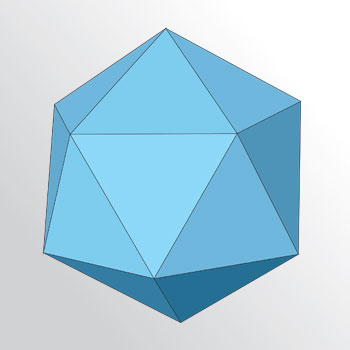
#> input picture Computer Vision 4/Icosahedron.jpg, 350 x 350 px
$ python main.py
#> lines starting #> are read from the running program, lines starting #| are printed output that depends on the picture; after the words box and inside, x2 and y2 are one past the last pixel; in counts of white or black regions, pixels touching at a corner belong together
import cv2
import numpy as np
import matplotlib.pyplot as plt


def detect_lines(image_path, rho, theta, threshold):
    # Read the image
#> called with image_path = 'Icosahedron.jpg', rho = 1, theta = 0.0175, threshold = 50
    img = cv2.imread(image_path)
#> img is the input picture: shape (350, 350, 3); mean B, G, R 226.7, 210.2, 176.5
    gray = cv2.cvtColor(img, cv2.COLOR_BGR2GRAY)
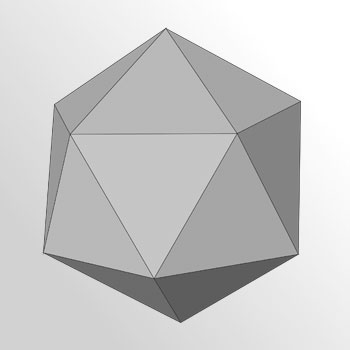
#> gray: shape (350, 350); min 59, max 255, mean 202

    # Apply edge detection using Canny
    edges = cv2.Canny(gray, 50, 150, apertureSize=3)
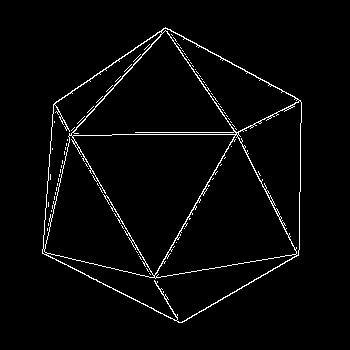
#> edges: shape (350, 350); 2.7% white in thin lines or dots, all inside (x1, y1, x2, y2) = (42, 27, 302, 323)

    # Use HoughLines method to detect lines
    lines = cv2.HoughLines(edges, rho, theta, threshold)
#> lines = 82 rows, first 8: [271, 0.524], [5, 2.62], [142, 0.733], [-53, 2.06], [134, 1.57], [206, 2.04], [60, 0.0698], [-121, 2.55]

    # Draw lines on the original image
    for line in lines:
        rho, theta = line[0]
        a = np.cos(theta)
        b = np.sin(theta)
        x0 = a * rho
        y0 = b * rho
        x1 = int(x0 + 1000 * (-b))
        y1 = int(y0 + 1000 * a)
        x2 = int(x0 - 1000 * (-b))
        y2 = int(y0 - 1000 * a)
        cv2.line(img, (x1, y1), (x2, y2), (0, 0, 255), 2)
#> this loop made 82 passes
#> (rho, theta, a, b, x0, y0, x1, y1) on passes 1 to 12: (271, 0.524, 0.866, 0.5, 234.7, 135.5, -265, 1001), (5, 2.62, -0.866, 0.5, -4.33, 2.5, -504, -863), (142, 0.733, 0.743, 0.669, 105.5, 95.02, -563, 838), (-53, 2.06, -0.469, 0.883, 24.88, -46.8, -858, -516), (134, 1.57, -4.37e-08, 1, -5.86e-06, 134, -1000, 133), (206, 2.04, -0.454, 0.891, -93.52, 183.5, -984, -270), (60, 0.0698, 0.998, 0.0698, 59.85, 4.19, -9, 1001), (-121, 2.55, -0.829, 0.559, 100.3, -67.66, -458, -896), (369, 1.05, 0.5, 0.866, 184.5, 319.6, -681, 819), (115, 0.977, 0.559, 0.829, 64.31, 95.34, -764, 654), (-57, 2.08, -0.485, 0.875, 27.63, -49.85, -846, -534), (-150, 2.67, -0.891, 0.454, 133.7, -68.1, -320, -959)
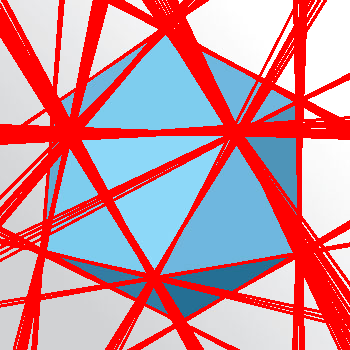
#> img: shape (350, 350, 3); mean B, G, R 152.2, 140.9, 203.5

    # Display the result
    plt.subplot(121), plt.imshow(cv2.cvtColor(edges, cv2.COLOR_BGR2RGB))
    plt.title('Edge Image'), plt.xticks([]), plt.yticks([])

    plt.subplot(122), plt.imshow(cv2.cvtColor(img, cv2.COLOR_BGR2RGB))
    plt.title('Line Detection'), plt.xticks([]), plt.yticks([])

    plt.show()
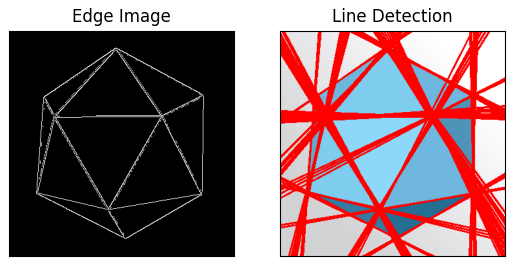
#> figure drawn by matplotlib, 2 panels


def detect_circles(image_path, dp, min_dist, param1, param2, min_radius, max_radius):
    # Read the image
#> called with image_path = 'Icosahedron.jpg', dp = 1, min_dist = 50, param1 = 50, param2 = 30, min_radius = 0, max_radius = 0
    img = cv2.imread(image_path, cv2.IMREAD_COLOR)
    gray = cv2.cvtColor(img, cv2.COLOR_BGR2GRAY)

    # Apply HoughCircles method to detect circles
    circles = cv2.HoughCircles(
        gray,
        cv2.HOUGH_GRADIENT,
        dp=dp,
        minDist=min_dist,
        param1=param1,
        param2=param2,
        minRadius=min_radius,
        maxRadius=max_radius
    )
#> circles = [[172.5, 176.5, 127.5], [195.5, 237.5, 83.4], [171.5, 110.5, 73.2], [241.5, 216.5, 46.3], [109.5, 152.5, 44]]

    if circles is not None:
        circles = np.uint16(np.around(circles))
#> circles = [[172, 176, 128], [196, 238, 83], [172, 110, 73], [242, 216, 46], [110, 152, 44]]
        for i in circles[0, :]:
            # Draw the outer circle
            cv2.circle(img, (i[0], i[1]), i[2], (0, 255, 0), 2)
            # Draw the center of the circle
            cv2.circle(img, (i[0], i[1]), 2, (0, 0, 255), 3)
#> this loop made 5 passes
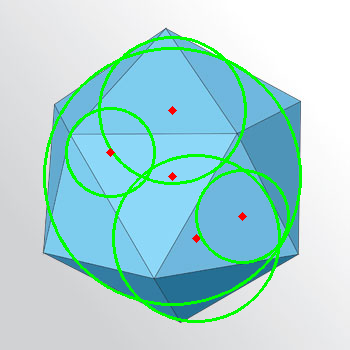
#> img: shape (350, 350, 3); 5.62% of pixels changed, all inside (x1, y1, x2, y2) = (43, 36, 302, 323)

        # Display the result
        plt.imshow(cv2.cvtColor(img, cv2.COLOR_BGR2RGB))
        plt.title('Circle Detection'), plt.xticks([]), plt.yticks([])

        plt.show()
    else:
        print("No circles detected.")


# Example usage:
# Adjust the parameters as needed for your specific images
detect_lines('Icosahedron.jpg', rho=1, theta=np.pi / 180, threshold=50)
detect_circles('Icosahedron.jpg', dp=1, min_dist=50, param1=50, param2=30, min_radius=0, max_radius=0)

$ run again, with Computer Vision 4/circle.jpg copied over Computer Vision 4/Icosahedron.jpg
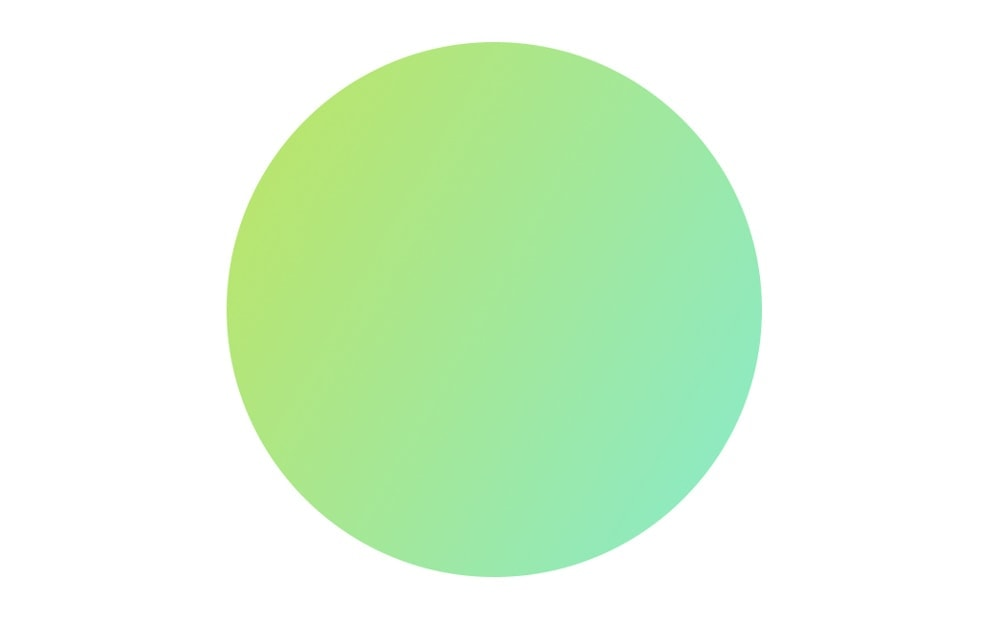
#> input picture Computer Vision 4/circle.jpg, 1000 x 644 px
#> in detect_lines, img is the input picture: shape (644, 1000, 3); mean B, G, R 218.8, 246.7, 223.2
#> in detect_lines, `edges = cv2.Canny(gray, 50, 150, apertureSize=3)`:
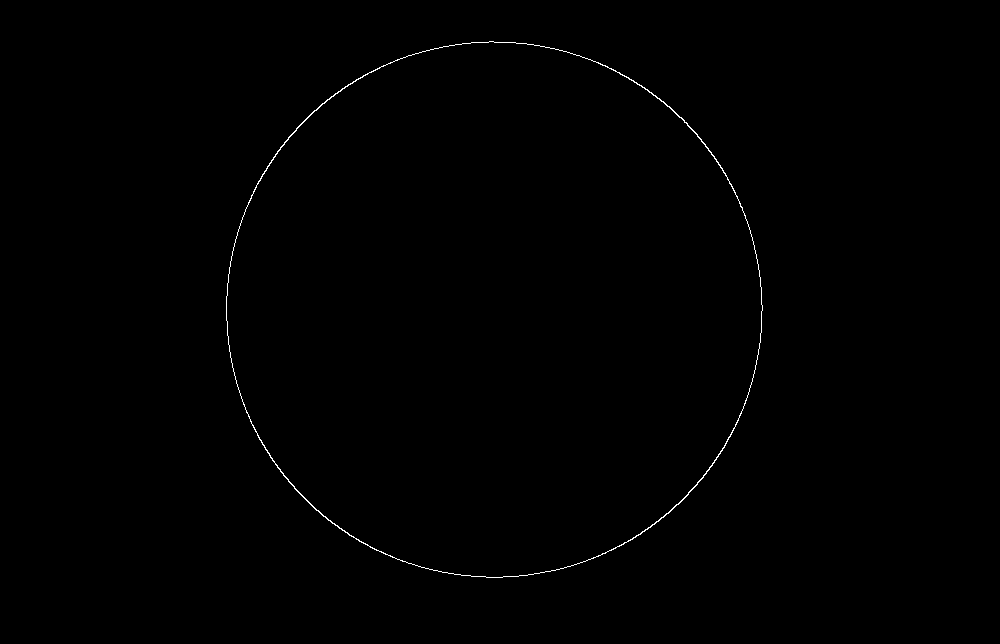
#> edges: shape (644, 1000); 0.3% white in thin lines or dots, all inside (x1, y1, x2, y2) = (226, 41, 763, 578)
#> lines = [[301, 0.785], [136, 2.36], [-397, 2.36]]
#> the loop in detect_lines, `for line in lines:` made 3 passes
#> (rho, theta, a, x0, y0, x1, y1, x2) on passes 1 to 3: (301, 0.785, 0.707, 212.8, 212.8, -494, 919, 919), (136, 2.36, -0.707, -96.17, 96.17, -803, -610, 610), (-397, 2.36, -0.707, 280.7, -280.7, -426, -987, 987)
#> in detect_circles, `circles = cv2.HoughCircles( gray, cv2.HOUGH_GRADIENT, dp=dp, minDist=m..`: circles = [[493.5, 309.5, 267.2]]
#> in detect_circles, `circles = np.uint16(np.around(circles))`: circles = [[494, 310, 267]]
#> the loop in detect_circles, `for i in circles[0, :]:` made 1 pass
#> after the loop in detect_circles, `for i in circles[0, :]:`:
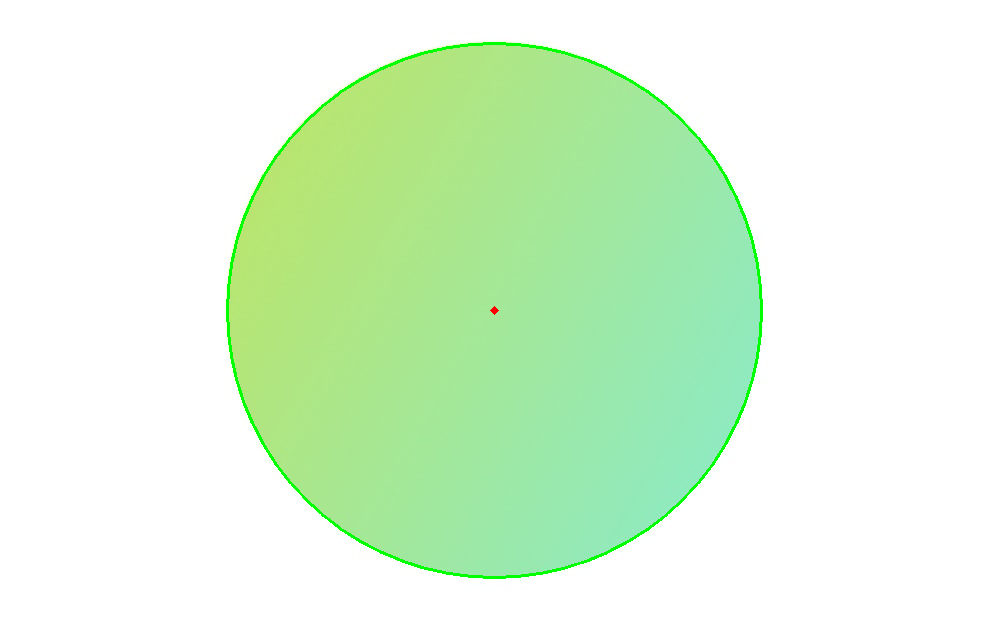
#> img: shape (644, 1000, 3); 0.77% of pixels changed, all inside (x1, y1, x2, y2) = (226, 42, 763, 579)

$ run again, with Computer Vision 4/cube.png saved as Computer Vision 4/Icosahedron.jpg
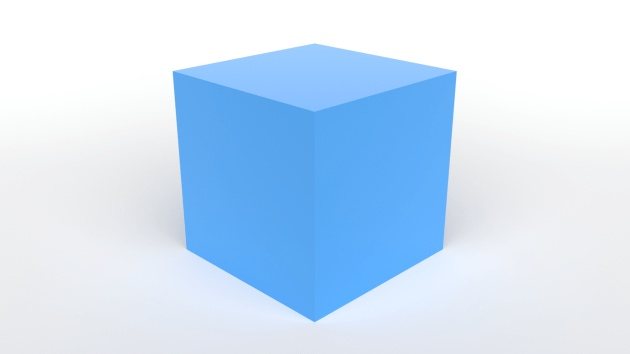
#> input picture Computer Vision 4/cube.png, 630 x 354 px
#> in detect_lines, img is the input picture: shape (354, 630, 3); mean B, G, R 246.3, 224, 202
#> in detect_lines, `edges = cv2.Canny(gray, 50, 150, apertureSize=3)`:
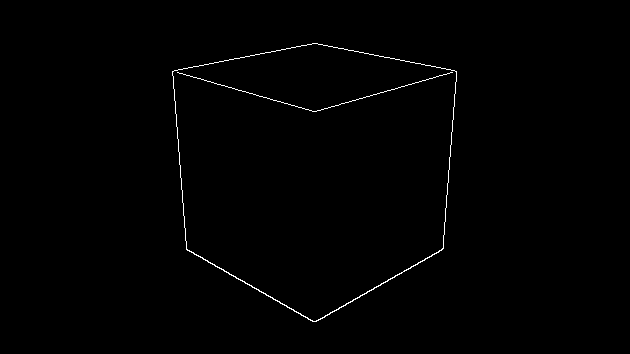
#> edges: shape (354, 630); 0.59% white in thin lines or dots, all inside (x1, y1, x2, y2) = (172, 43, 457, 322)
#> lines = 22 rows, first 8: [122, 2.09], [102, 1.38], [436, 1.05], [-18, 1.76], [433, 1.06], [128, 2.08], [459, 0.0698], [20, 1.85]
#> the loop in detect_lines, `for line in lines:` made 22 passes
#> (rho, theta, a, b, x0, y0, x1, y1) on passes 1 to 8: (122, 2.09, -0.5, 0.866, -61, 105.7, -927, -394), (102, 1.38, 0.191, 0.982, 19.46, 100.1, -962, 290), (436, 1.05, 0.5, 0.866, 218, 377.6, -648, 877), (-18, 1.76, -0.191, 0.982, 3.43, -17.67, -978, -208), (433, 1.06, 0.485, 0.875, 209.9, 378.7, -664, 863), (128, 2.08, -0.485, 0.875, -62.06, 112, -936, -372), (459, 0.0698, 0.998, 0.0698, 457.9, 32.02, 388, 1029), (20, 1.85, -0.276, 0.961, -5.51, 19.23, -966, -256)
#> in detect_lines, `plt.show()`:
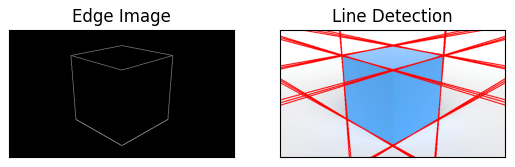
#> figure drawn by matplotlib, 2 panels
#> circles = None
